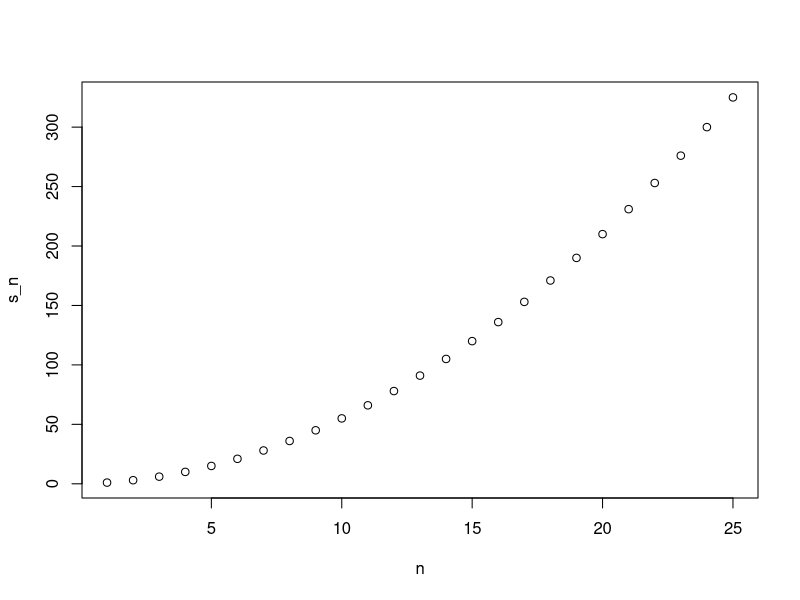
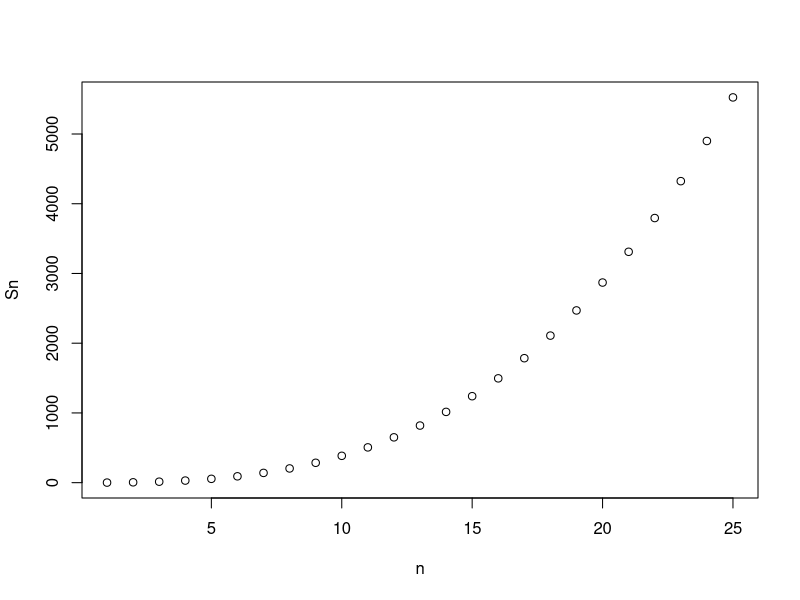

Write R code to recreate these figures, in order.
## ---- chunk 1
install.packages("dplyr")
install.packages("purrr")
## ---- chunk 2
a <- 0

if(a!=0){
  print(1/a)
} else{
  print("No reciprocal for 0.")
}
## ---- chunk 3
library(dslabs)
data(murders)
murder_rate <- murders$total / murders$population*100000
## ---- chunk 4
ind <- which.min(murder_rate)

if(murder_rate[ind] < 0.5){print(murders$state[ind])}else{print("No state has murder rate that low")}
## ---- chunk 5
if(murder_rate[ind] < 0.25){
  print(murders$state[ind])
}else{
  print("No state has a murder rate that low.")
}
## ---- chunk 6
a <- 0
ifelse(a > 0, 1/a, NA)
## ---- chunk 7
a <- c(0,1,2,-4,5)
result <- ifelse(a > 0, 1/a, NA)
## ---- chunk 8
data("na_example")
no_nas <- ifelse(is.na(na_example), 0, na_example)
sum(is.na(no_nas))
## ---- chunk 9
z <- c(TRUE, TRUE, FALSE)
any(z)
all(z)
## ---- chunk 10
avg <- function(x){
  s <- sum(x)
  n <- length(x)
  s/n}
## ---- chunk 11
x <- 1:100
identical(mean(x), avg(x))
## ---- chunk 12
s <- 3
avg(1:10)
s
## ---- chunk 13
my_function <- function(VARIABLE_NAME){
  #perform operations on VARIABLE_NAME and calculate VALUE
  VALUE
}
## ---- chunk 14
avg <- function(x, arithemtic = TRUE){
  n <- length(x)
  ifelse(arithmetic, sum(x)/n, prod(x)^(1/n))
}
## ---- chunk 15
search()
## ---- chunk 16
stats::filter
## ---- chunk 17
dplyr::filter
## ---- chunk 18
compute_s_n <- function(n){
  x <- 1:n
  sum(x)
}
## ---- chunk 19
for(i in 1:5){
  print(i)
}
## ---- chunk 20
m<-25
s_n<-vector(length = m) #create an empty vector
for(n in 1:m){
  s_n[n] <- compute_s_n(n)
}
## ---- chunk 21
n <- 1:m
plot(n, s_n)
## ---- chunk 22
x <- 1:10
sqrt(x)
y <- 1:10
x*y
## ---- chunk 23
n <- 1:25
compute_s_n(n)
## ---- chunk 24
x <- 1:10
sapply(x, sqrt)
## ---- chunk 25
n <- 1:25
s_n <- sapply(n, compute_s_n)
## ---- chunk 26
x <- c(1,2,-3,4)

if(all(x>0)){
  print("All Postives")
} else{
  print("Not all positives")
}
## ---- chunk 27
data(murders)
name <- murders$state
new_names <- murders$abb[nchar(name, allowNA = FALSE) > 8]
new_names
## ---- chunk 28

sum_n <- function(n){
  x <- 1:n
  sum(x)
}
sum_n(5000)
## ---- chunk 29
altman_plot <- function(x,y){
  a <- x+y
  b <- x-y
  plot(a,b)
}

## ---- chunk 30
x <- 3
my_fun <- function(y){
  x <- 5
  y+5
}
x
## ---- chunk 31
compute_s_n <- function(n){
  x <- 1:n
  sum((x)^2)
}
compute_s_n(10)
## ---- chunk 32
s_n <- vector("numeric", 25)
for(n in 1:25){
 s_n[n] <- compute_s_n(n)
}
  
## ---- chunk 33
n <- 1:25
s_n[n] <- sapply(n, compute_s_n)
## ---- chunk 34
library("purrr")
n <- 1:25
s_n[n] <- map_dbl(n, compute_s_n)
s_n
## ---- chunk 35
compute_s_n <- function(n){
  x <- 1:n
  sum((x)^2)
}
Sn <- vector("numeric", length=25)
for(n in 1:25){
  Sn[n] <- compute_s_n(n)
}
n <- 1:25
plot(n, Sn)

## ---- chunk 36
n <- sample(1:100,1)
s_n <- n*(n+1)*(2*n+1)/6
identical(compute_s_n(n),s_n)
